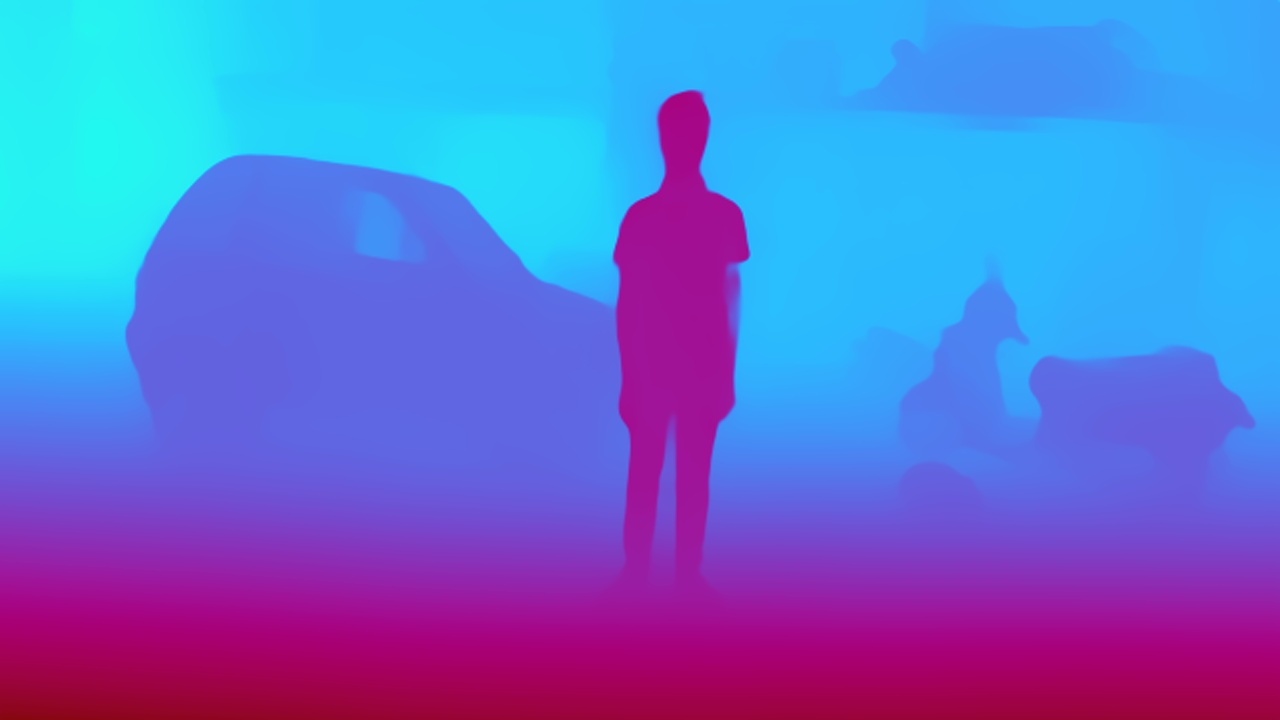
#> input picture test_out_depth.jpg, 1280 x 720 px
$ python main.py
#> lines starting #> are read from the running program, lines starting #| are printed output that depends on the picture
import cv2
import numpy as np
import matplotlib.pyplot as plt
from mpl_toolkits.mplot3d import Axes3D

# Step 1: Load the depth image
image_path = 'test_out_depth.jpg'  # Path to the depth image
depth_image = cv2.imread(image_path, cv2.IMREAD_GRAYSCALE)  # Load as grayscale
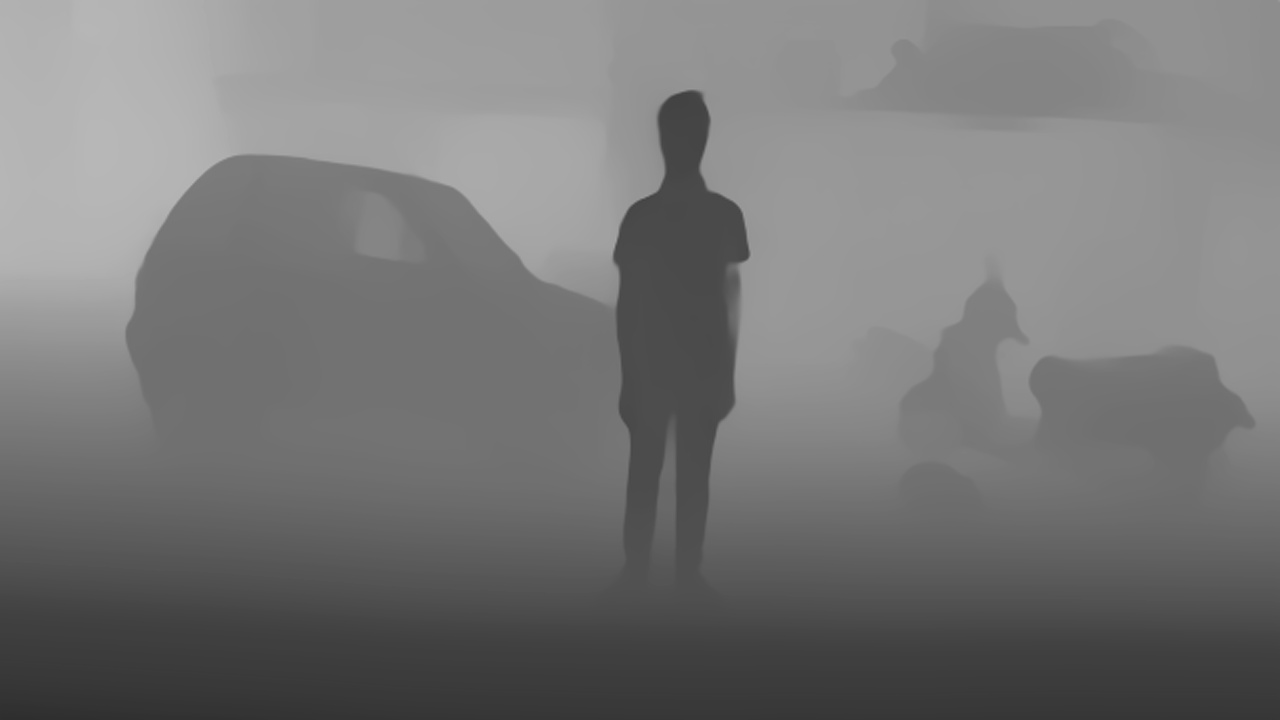
#> depth_image: shape (720, 1280); min 46, max 184, mean 118.2

# Step 2: Normalize the depth values (optional, but useful for better visualization)
Z = depth_image.astype(np.float32)
Z = Z / 255.0  # Normalized to range between 0 and 1

# Step 3: Generate grid coordinates
height, width = Z.shape
#> height = 720; width = 1280
X, Y = np.meshgrid(np.arange(width), np.arange(height))

# Step 4: Downsample for better mesh (optional)
# To speed up rendering, downsample the points if the image is too large
downsample_rate = 5  # Adjust downsample rate for performance vs. quality
X = X[::downsample_rate, ::downsample_rate]
Y = Y[::downsample_rate, ::downsample_rate]
Z = Z[::downsample_rate, ::downsample_rate]
#> Z: shape (144, 256) float32

# Step 5: Create a figure with subplots for image and 3D plot
fig = plt.figure(figsize=(16, 8))

# Left subplot: Original depth image
ax1 = fig.add_subplot(1, 2, 1)
ax1.imshow(depth_image)
ax1.set_title('Original Depth Image')
ax1.axis('off')  # Turn off axis for better visualization

# Right subplot: 3D wireframe plot
ax2 = fig.add_subplot(1, 2, 2, projection='3d')

# Step 6: Plot wireframe mesh
ax2.plot_wireframe(X, Y, Z, color='darkblue', linewidth=0.5)
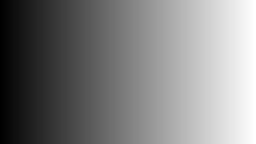
#> X: shape (144, 256) int64; min 0, max 1275, mean 637.5; drawn with min black and max white

# Step 7: Configure the plot for better visualization
ax2.set_title('3D Depth Wireframe Mesh')
ax2.set_xlabel('X-axis')
ax2.set_ylabel('Y-axis')
ax2.set_zlabel('Depth')

# Step 8: Show both plots
plt.tight_layout()
plt.show()
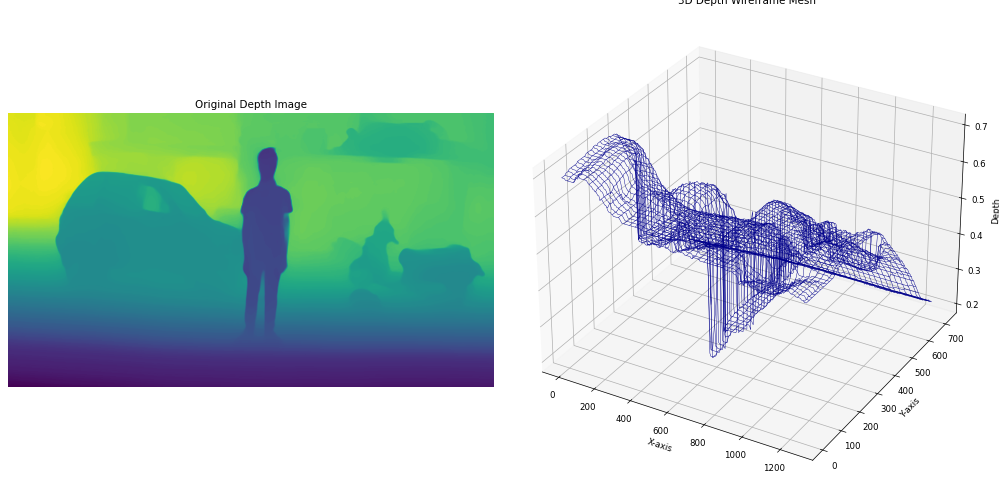
#> figure drawn by matplotlib, 2 panels
